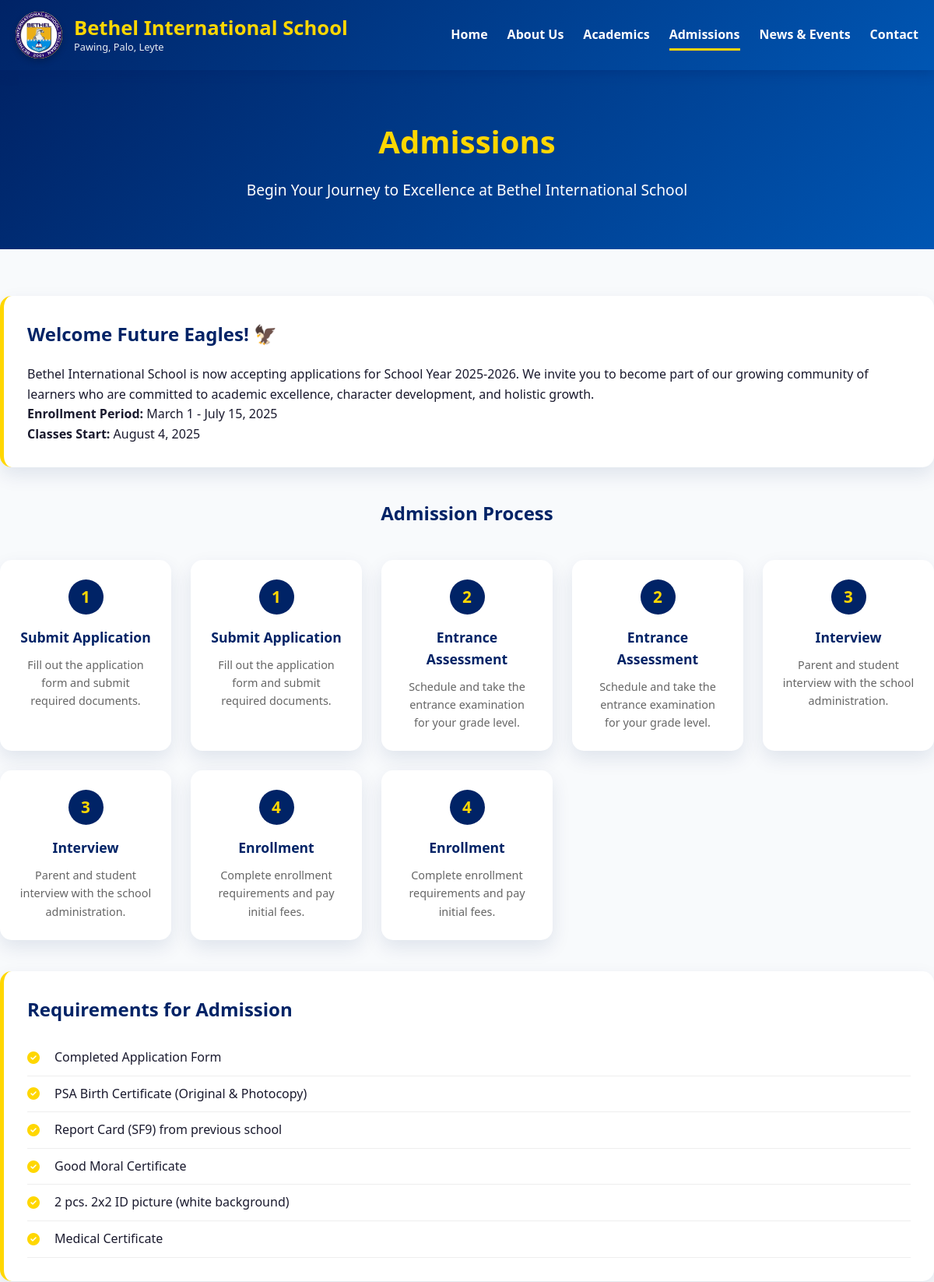
Page /admissions.php (upper part) on the earlier database version.
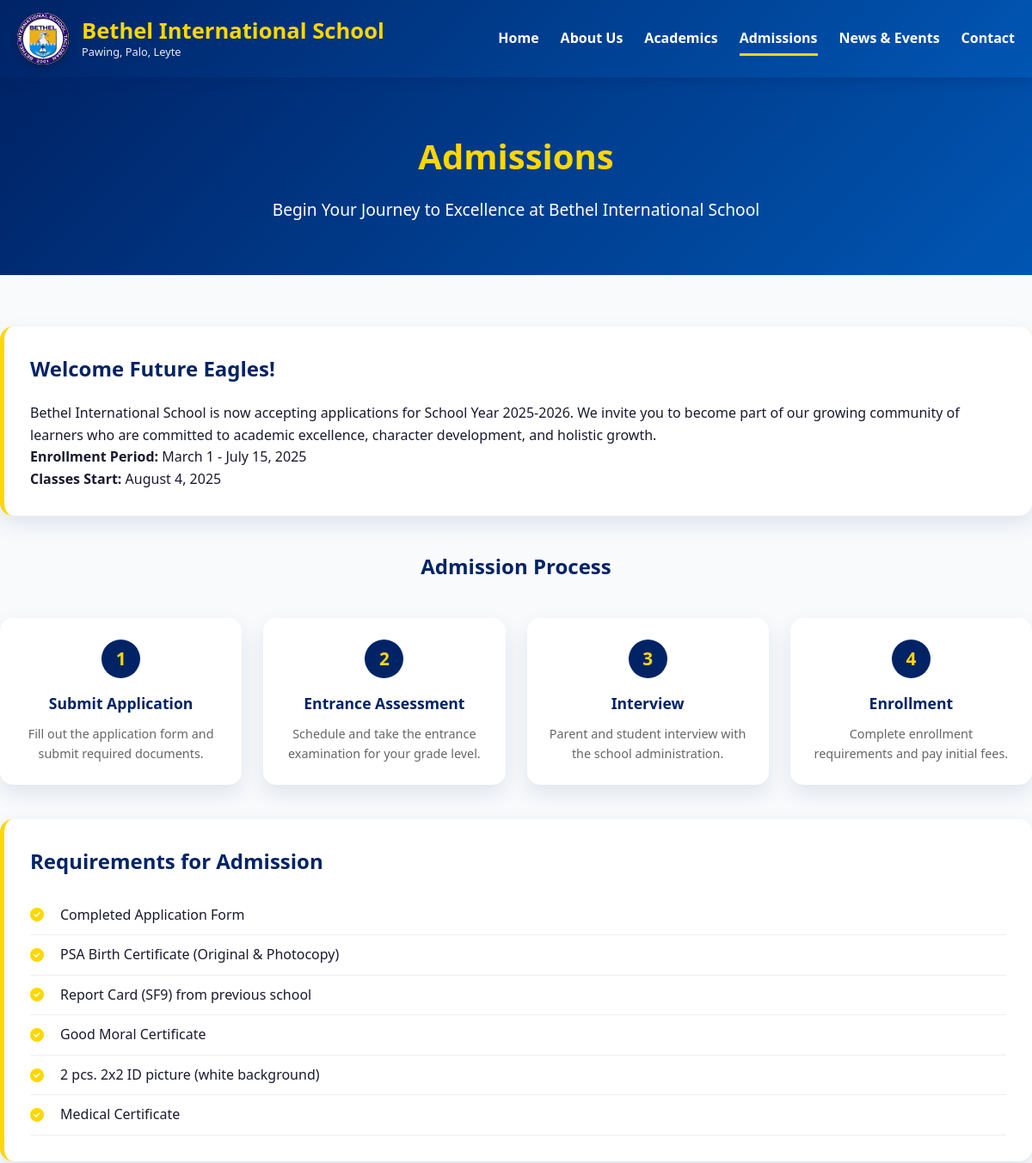
Same page on the later database version.
### tables this page shows
CREATE TABLE `admissions_content` (
  `id` int(11) NOT NULL,
  `section` varchar(50) NOT NULL,
  `title` varchar(200) DEFAULT NULL,
  `content` text DEFAULT NULL,
  `display_order` int(11) DEFAULT 0,
  `status` enum('active','inactive') DEFAULT 'active',
  `updated_at` timestamp NOT NULL DEFAULT current_timestamp() ON UPDATE current_timestamp()
);

CREATE TABLE `admission_steps` (
  `id` int(11) NOT NULL,
  `step_number` int(2) NOT NULL,
  `title` varchar(100) NOT NULL,
  `description` text DEFAULT NULL,
  `display_order` int(11) DEFAULT 0,
  `status` enum('active','inactive') DEFAULT 'active',
  `created_at` timestamp NOT NULL DEFAULT current_timestamp()
);

### admissions.php (the view, shortened to what this page needs)
<?php
require_once 'includes/db.php';
$welcome = $pdo->query("SELECT * FROM admissions_content WHERE section = 'welcome'")->fetch();
$enrollment = $pdo->query("SELECT * FROM admissions_content WHERE section = 'enrollment_period'")->fetch();
$classes = $pdo->query("SELECT * FROM admissions_content WHERE section = 'classes_start'")->fetch();
$requirements = $pdo->query("SELECT * FROM admissions_content WHERE section = 'requirements'")->fetch();
$steps = $pdo->query("SELECT * FROM admission_steps WHERE status='active' ORDER BY display_order ASC")->fetchAll();
include 'includes/header.php';
?>
<div class="container admissions-content" style="padding: 60px 0;">
    <div class="info-box">
        <h2><?php echo htmlspecialchars(isset($welcome['title']) ? $welcome['title'] : 'Welcome Future Eagles!'); ?></h2>
        <p><?php echo nl2br(htmlspecialchars(isset($welcome['content']) ? $welcome['content'] : 'Bethel International School is now accepting applications for School Year 2025-2026. We invite you to become part of our growing community of learners who are committed to academic excellence, character development, and holistic growth.')); ?></p>
        <p><strong>Enrollment Period:</strong> <?php echo nl2br(htmlspecialchars(isset($enrollment['content']) ? $enrollment['content'] : 'March 1 - July 15, 2025')); ?></p>
        <p><strong>Classes Start:</strong> <?php echo nl2br(htmlspecialchars(isset($classes['content']) ? $classes['content'] : 'August 4, 2025')); ?></p>
    </div>
    <h2 class="section-title" style="margin: 40px 0 30px; text-align: center; color: var(--primary-color);">Admission Process</h2>
    <div class="steps">
        <?php if(count($steps) > 0): ?>
            <?php foreach($steps as $step): ?>
            <div class="step">
                <div class="step-number"><?php echo $step['step_number']; ?></div>
                <h3><?php echo htmlspecialchars($step['title']); ?></h3>
                <p><?php echo nl2br(htmlspecialchars($step['description'])); ?></p>
            </div>
            <?php endforeach; ?>
        <?php endif; ?>
    </div>
    <div class="info-box">
        <h2><?php echo htmlspecialchars(isset($requirements['title']) ? $requirements['title'] : 'Requirements for Admission'); ?></h2>
        <ul class="requirements-list">
            <?php
            $req_content = isset($requirements['content']) ? $requirements['content'] : '';
            $req_lines = explode("\n", $req_content);
            if(count($req_lines) > 0 && trim($req_lines[0]) != ''):
                foreach($req_lines as $line):
                    if(trim($line)):
            ?>
                <li><i class="fas fa-check-circle"></i> <?php echo htmlspecialchars(trim($line)); ?></li>
            <?php
                    endif;
                endforeach;
            endif; ?>
        </ul>
    </div>
</div>
<?php include 'includes/footer.php'; ?>

Differences in the rows shown:
removed admission_steps: step_number "1", title "Submit Application", description "Fill out the application form and submit required documents."
removed admission_steps: step_number "2", title "Entrance Assessment", description "Schedule and take the entrance examination for your grade level."
removed admission_steps: step_number "3", title "Interview", description "Parent and student interview with the school administration."
removed admission_steps: step_number "4", title "Enrollment", description "Complete enrollment requirements and pay initial fees."
changed admissions_content: title "Welcome Future Eagles! 🦅" → "Welcome Future Eagles!"
